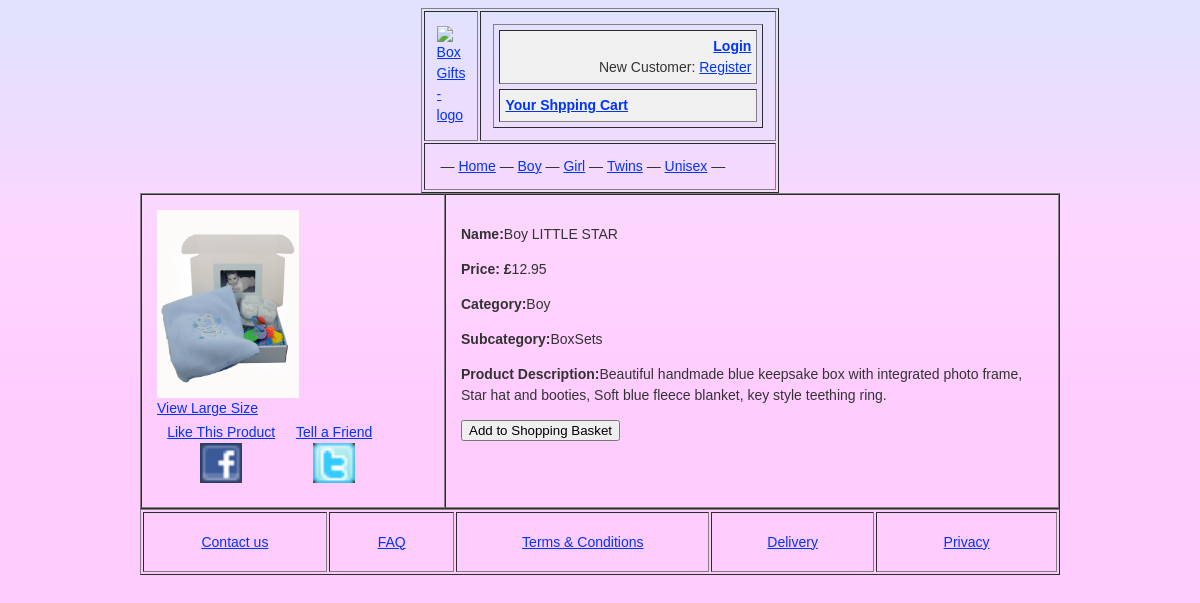
Before: /store/product.php?id=1 with the older database file.
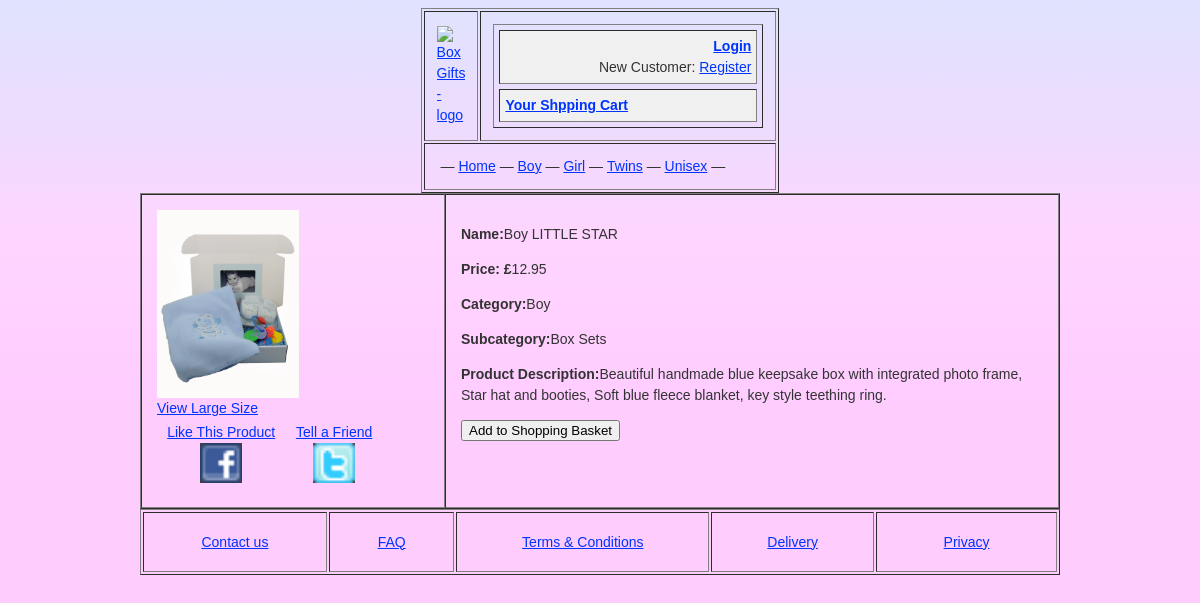
After: the same page with the newer database file.
### tables this page shows
CREATE TABLE products(
    id BIGINT NOT NULL AUTO_INCREMENT PRIMARY KEY,
    productName VARCHAR(255) NOT NULL UNIQUE KEY,
	productPrice FLOAT NOT NULL,
    productCategory VARCHAR(100) NOT NULL,
	productSubcategory VARCHAR(100) NOT NULL,
    productDescription TEXT,
    productQuantity BIGINT NOT NULL,
    productDateAdded DATE NOT NULL,
    INDEX (id, productName)
    );

### store/storescripts/mysql.inc.php (called while the page is built, shortened)
<?php
function connect()
{
$db_Link = mysql_connect(DB_HOST, DB_USER, DB_PASS) or die ('Cannot connect to the MySQL Server. Please go and check your username, password and database parameters in your configuration file.');
return $db_Link;
}
function query($query)
{
if(!isset($db_Link))
$db_Link = connect();
$result = mysql_query($query, $db_Link) or die('Error: ' . mysql_error());
$lastInsertID = mysql_insert_id($db_Link);
$returnArray = array();
$i=0;
while ($row = mysql_fetch_array($result, MYSQL_BOTH))
if ($row)
$returnArray[$i++]=$row;
return $returnArray;
}
?>

### store/product.php (the view, shortened to what this page needs)
<?php
if (isset($_GET['id'])){
	$id = preg_replace('#[^0-9]#i','',$_GET['id']);
	$sql = "SELECT * FROM products WHERE id='$id' LIMIT 1";
	$res = query($sql);
if($res > 0) {
	foreach ($res as $row) {
		$productName = $row["productName"];
		$productPrice = $row["productPrice"];
		$productDescription = $row["productDescription"];
		$productCategory = $row["productCategory"];
		$productSubcategory = $row["productSubcategory"];
	}
} else {
		echo 'The item does not exists <a href="/store/index.php">Back to Home Page</a>';
		}
}else{
	echo "Data to render your requiest is missing. Please try again!";
	exit();
	}
?>
<!DOCTYPE HTML>
<html>
<head>
<link rel="stylesheet" href="../css/mainStyle.css" type="text/css" media="screen">
</head>
<body>
<div align="center" id="mainWraper">
<?php include_once("template_header.php");?>
	<div id="pageContent">
	<table width="920px" border="1" cellspacing="0" cellpadding="15">
  <tr>
    <td width="272" height="190px" valign="top"><img src="../Images/Products/<?php echo $id; ?>.jpg" alt="../Images/Products/<?php echo $id; ?>.jpg" width="142" height="188" align="middle"><br/><a href="Images/Products/"> <a href="../Images/Products/<?php echo $id; ?>.jpg">View Large Size</a>
      <table width="228" border="0">
        <tr>
          <td width="119" align="center"><a href="http://www.facebook.com/">Like This Product<img src="../Images/fb.gif" width="42" height="40" longdesc="http://www.facebook.com"></a></td>
          <td width="93" align="center"><a href="http://www.twitter.com/">Tell a Friend<img src="../Images/tw.gif" width="42" height="40" longdesc="http://www.twitter.com"></a></td>
        </tr>
      </table></td>
    <td width="582" height="190px" valign="top">
    <p><strong>Name:</strong><?php echo $productName; ?><br/></p>
    <p><strong>Price: £</strong><?php echo $productPrice; ?><br/></p>
    <p><strong>Category:</strong><?php echo $productCategory; ?><br/></p>
    <p><strong>Subcategory:</strong><?php echo $productSubcategory; ?><br/></p>
    <p><strong>Product Description:</strong><?php echo $productDescription; ?><br/></p>
    <p>
    <form id="firm1" name="form1" method="post" action="cart.php">
    <input type="submit" name="button" id="button" value="Add to Shopping Basket"/>
    </form>
    </p>
      </td>
   </tr>
</table>
</div>
    <?php include_once("template_footer.php");?>
</div>
</body>
</html>

Changed rows visible on the page:
changed products "Boy LITTLE STAR": productSubcategory "BoxSets" → "Box Sets"
